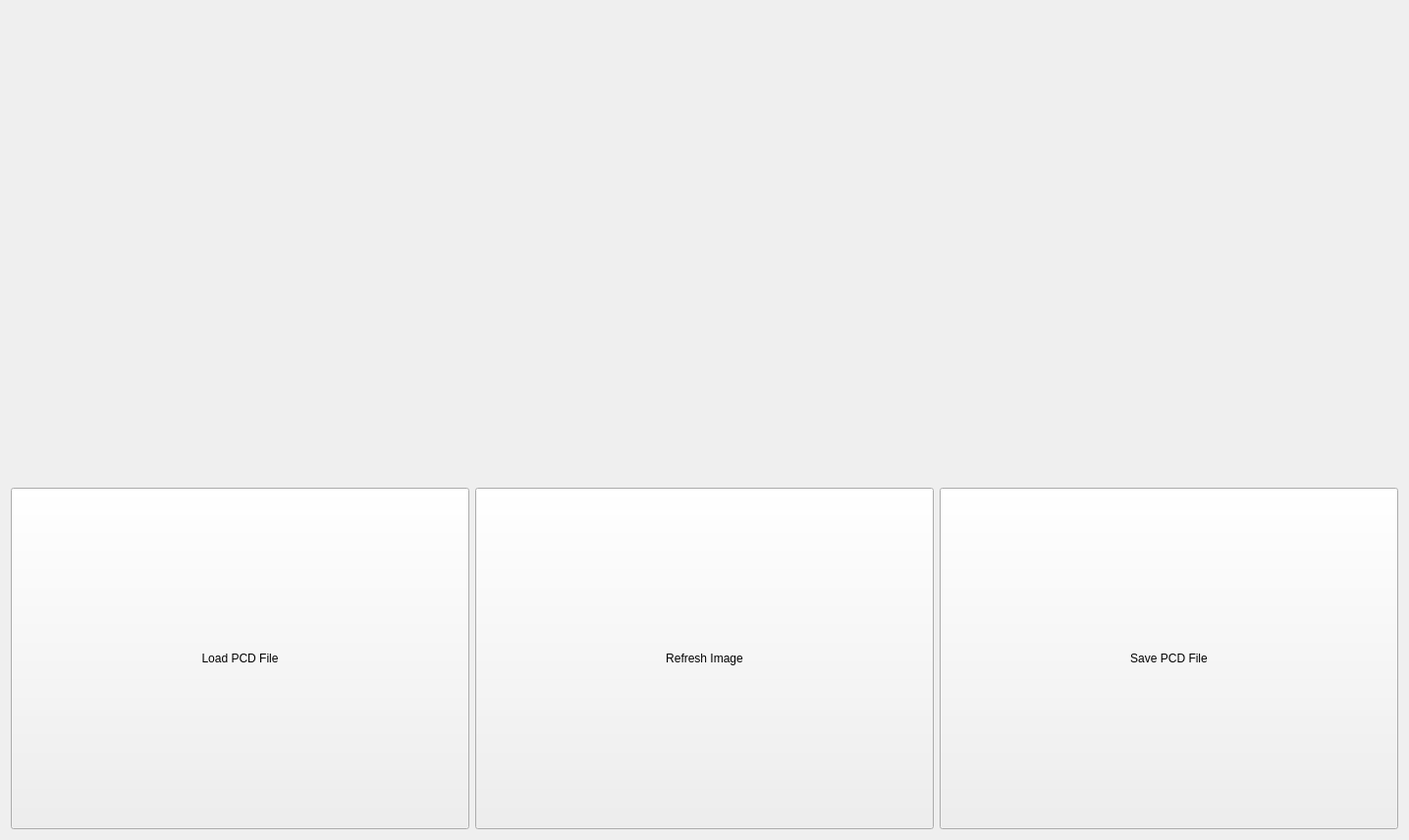
<?xml version="1.0" encoding="UTF-8"?>
<ui version="4.0">
 <class>PCDViewer</class>
 <widget class="QWidget" name="PCDViewer">
  <property name="geometry">
   <rect>
    <x>0</x>
    <y>0</y>
    <width>1435</width>
    <height>856</height>
   </rect>
  </property>
  <property name="windowTitle">
   <string>Form</string>
  </property>
  <layout class="QGridLayout" name="gridLayout">
   <item row="0" column="0">
    <widget class="QVTKWidget" name="qvtkWidget" native="true">
     <property name="minimumSize">
      <size>
       <width>640</width>
       <height>480</height>
      </size>
     </property>
    </widget>
   </item>
   <item row="1" column="0">
    <layout class="QHBoxLayout" name="horizontalLayout">
     <item>
      <widget class="QPushButton" name="pushButton_loadPCD">
       <property name="sizePolicy">
        <sizepolicy hsizetype="Minimum" vsizetype="Preferred">
         <horstretch>0</horstretch>
         <verstretch>0</verstretch>
        </sizepolicy>
       </property>
       <property name="text">
        <string>Load PCD File</string>
       </property>
      </widget>
     </item>
     <item>
      <widget class="QPushButton" name="pushButton_refreshViewer">
       <property name="sizePolicy">
        <sizepolicy hsizetype="Minimum" vsizetype="Preferred">
         <horstretch>0</horstretch>
         <verstretch>0</verstretch>
        </sizepolicy>
       </property>
       <property name="text">
        <string>Refresh Image</string>
       </property>
      </widget>
     </item>
     <item>
      <widget class="QPushButton" name="pushButton_savePCD">
       <property name="sizePolicy">
        <sizepolicy hsizetype="Minimum" vsizetype="Preferred">
         <horstretch>0</horstretch>
         <verstretch>0</verstretch>
        </sizepolicy>
       </property>
       <property name="text">
        <string>Save PCD File</string>
       </property>
      </widget>
     </item>
    </layout>
   </item>
  </layout>
 </widget>
 <customwidgets>
  <customwidget>
   <class>QVTKWidget</class>
   <extends>QWidget</extends>
   <header>QVTKWidget.h</header>
  </customwidget>
 </customwidgets>
 <resources/>
 <connections/>
</ui>
